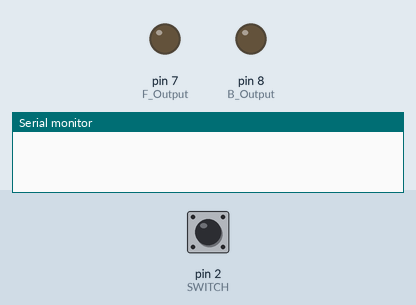
Recording of a sketch running on a simulated Arduino Uno, built with avr-gcc and run on an emulated ATmega328P. Shown: output pins drawn as LEDs (lit = HIGH), the last lines printed to the serial monitor. The test bench sets the inputs (shaded band); at power-on: pin 2 (SWITCH) HIGH.

Above: at 1.2 s.
1.3 s: pin 2 (SWITCH) pulled LOW for 3.2 s
At 2.2 s:
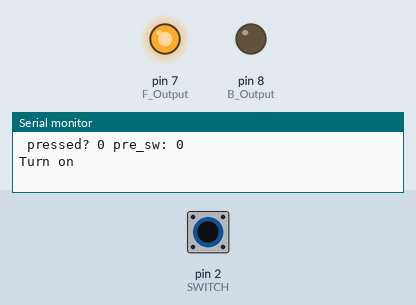
At 3.0 s:
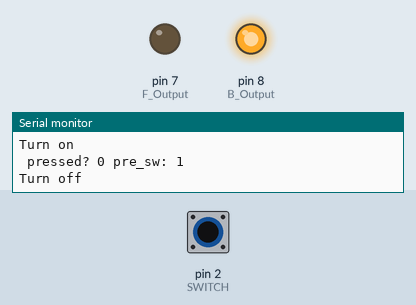
Timing chart, 0 to 6.4 s (numbered marks = the images above; inputs shaded):
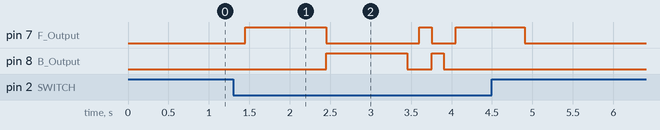

The sketch:

Z_motor.ino
```cpp
#define SWITCH 2 //  Arduino PWM output pin 2;
#define F_Output 7 // Arduino PWM output pin 7; connect to IBT-2 pin 1 (RPWM)
#define B_Output 8 // Arduino PWM output pin 8; connect to IBT-2 pin 2 (LPWM)

int mf = 0;
int mb = 0;
int sw = 0;

int pre_sw = 0;
int distance = 1000;
unsigned long c_time;
unsigned long s_time;

void setup() {
  pinMode(SWITCH, INPUT);
  digitalWrite(SWITCH, HIGH);
  Serial.begin(9600);

}

void loop() {
    int turn = digitalRead(SWITCH); //turn is normally 1
    c_time = millis();
//    Serial.print("c_time: ");
//    Serial.print(c_time);
//    Serial.print(" s_time: ");
//    Serial.println(s_time);
    if (turn == 0 && sw == 0) //sw is pressed
    {
      Serial.print(" pressed? ");
      Serial.print(turn);
      Serial.print(" pre_sw: ");
      Serial.println(pre_sw);
      s_time = millis();
      if (pre_sw == 0)
      {
          sw = 1;
          mf = 255;
          mb = 0;
          Serial.println("Turn on");
      }
      else if (pre_sw == 1)
      {
          sw = -1;
          mf = 0;
          mb = 255;
          Serial.println("Turn off");
      }
      else
        pre_sw = 0;
      delay(150);
    }

    analogWrite(F_Output, mf);
    analogWrite(B_Output, mb);

    if (c_time - s_time > distance && sw != 0)
    {
      pre_sw = sw;
      mf = 0;
      mb = 0;
      sw = 0;
    }
}
```

Measured:
- after the input at 1.3 s, pin 7 (F_Output): goes HIGH 1.0 s, LOW 1.2 s, HIGH 0.15 s, LOW 0.30 s, HIGH 0.85 s, then LOW, starting after 0.15 s; pin 8 (B_Output): LOW → HIGH after 1.2 s, → LOW 1.0 s later, → HIGH 0.30 s later, → LOW 0.15 s later
